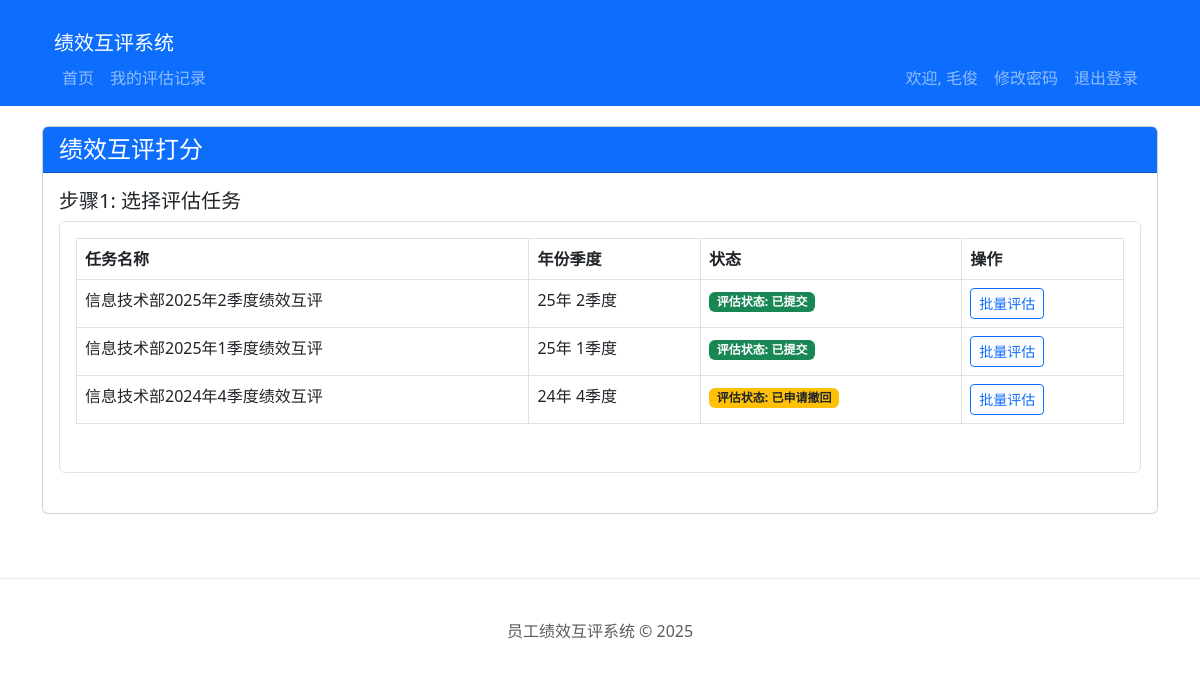
The app's page /evaluate (signed in), older data.
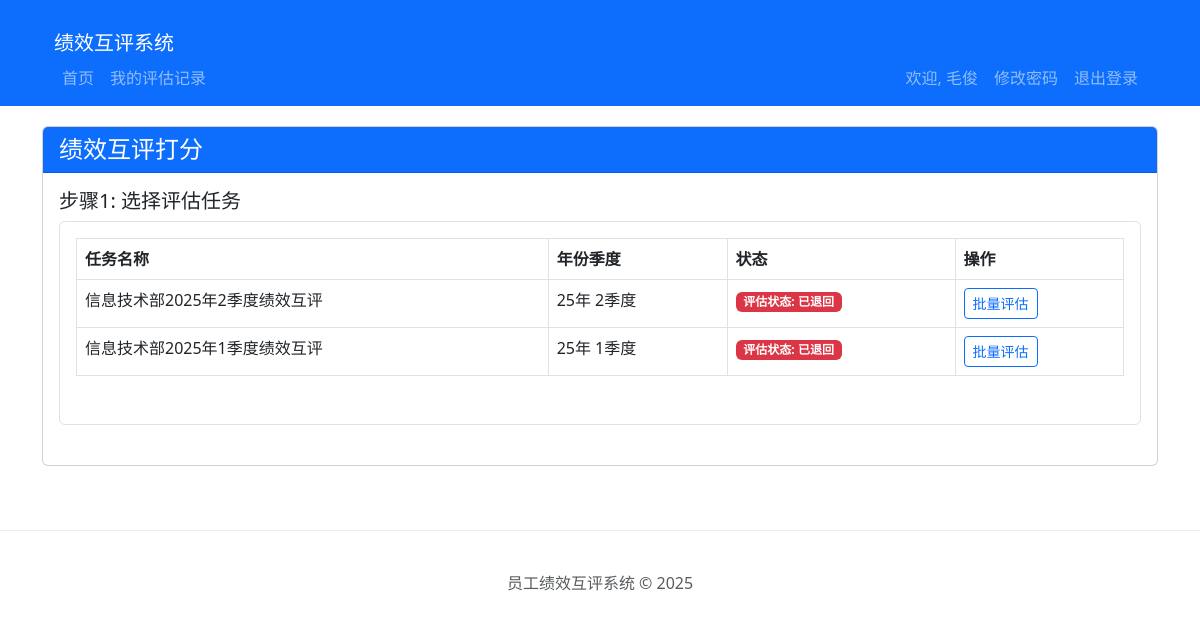
The same page, newer data.
### models.py (models this page shows, shortened)
class EvaluationTask(db.Model):
    __tablename__ = 'evaluation_task'
    id = db.Column(db.Integer, primary_key=True)
    year = db.Column(db.Integer, nullable=False)
    quarter = db.Column(db.Integer, nullable=False)  # 1-4
    name = db.Column(db.String(200), nullable=False)
    status = db.Column(db.String(20), default='published', nullable=False)
    created_at = db.Column(db.DateTime, default=datetime.utcnow)
    updated_at = db.Column(db.DateTime, default=datetime.utcnow, onupdate=datetime.utcnow)
    records = db.relationship('EvaluationRecord', back_populates='task', cascade='all, delete-orphan', lazy='dynamic')

### app.py (the view, shortened to what this page needs)
@app.route('/evaluate', methods=['GET', 'POST'])
@login_required
def evaluate_page():
    if current_user.employee_id == '10000':
        flash('管理员账号不能参与评估打分', 'danger')
        return redirect(url_for('index'))
    if current_user.is_frozen:
        flash('该账户已被冻结，无法参与评估', 'danger')
        return redirect(url_for('index'))
    from models import Employee, EvaluationTask, EvaluationRecord
    from forms import EvaluationForm
    from sqlalchemy.orm import joinedload
    form = EvaluationForm()
    current_evaluator = current_user  # 当前登录用户作为评估者
    evaluatees = []
    evaluator_id = current_user.id  # 使用当前登录用户ID
    tasks = EvaluationTask.query.filter_by(status='published').all()
    selected_task = None
    evaluations = EvaluationRecord.query.filter(
        EvaluationRecord.evaluator_id == evaluator_id,
        EvaluationRecord.status.in_(['submitted', 'returned', 'withdrawal_requested'])
    ).options(joinedload(EvaluationRecord.task)).all()
    task_evaluation_status = {}
    for evaluation in evaluations:
        if evaluation.task_id not in task_evaluation_status:
            task_evaluation_status[evaluation.task_id] = {
                'has_submitted': False,
                'has_returned': False,
                'has_withdrawal_requested': False
            }
        if evaluation.status == 'submitted':
            task_evaluation_status[evaluation.task_id]['has_submitted'] = True
        elif evaluation.status == 'returned':
            task_evaluation_status[evaluation.task_id]['has_returned'] = True
        elif evaluation.status == 'withdrawal_requested':
            task_evaluation_status[evaluation.task_id]['has_withdrawal_requested'] = True
    return render_template('evaluation/evaluate.html', form=form, current_evaluator=current_evaluator, evaluatees=evaluatees, tasks=tasks, selected_task=selected_task, task_evaluation_status=task_evaluation_status)

### app.py (called while the page is built)
@login_manager.user_loader
def load_user(user_id):
    return Employee.query.get(int(user_id))

### templates/evaluation/evaluate.html (shortened to what this page needs)
{% extends 'base.html' %}
{% block content %}
<div class="row">
    <div class="col-md-12">
        <div class="card mb-4">
            <div class="card-header bg-primary text-white">
                <h4 class="mb-0">绩效互评打分</h4>
            </div>
            <div class="card-body">
                <form method="POST" action="{{ url_for('evaluate_page') }}">
                    {% if tasks and current_evaluator %}
                    <div class="mb-4">
                        <h5>步骤1: 选择评估任务</h5>
                        <div class="card p-3 border">
                            <div class="row mb-3">
                                <div class="col-sm-12">
                                    <div class="table-responsive">
                                        <table class="table table-bordered table-hover">
                                            <thead class="thead-light">
                                                <tr>
                                                    <th>任务名称</th>
                                                    <th>年份季度</th>
                                                    <th>状态</th>
                                                    <th>操作</th>
                                                </tr>
                                            </thead>
                                            <tbody>
                                                {% if tasks %}
                                                    {% for task in tasks %}
                                                        <tr class="{% if selected_task and selected_task.id == task.id %}table-primary{% endif %}" data-task-id="{{ task.id }}">
                                                            <td>{{ task.name }}</td>
                                                            <td>{{ task.year }}年 {{ task.quarter }}季度</td>
                                                            <td>
    {% if task.id in task_evaluation_status %}
        {% if task_evaluation_status[task.id].has_withdrawal_requested %}
            <span class="badge bg-warning text-dark">评估状态: 已申请撤回</span>
        {% elif task_evaluation_status[task.id].has_returned %}
            <span class="badge bg-danger">评估状态: 已退回</span>
        {% elif task_evaluation_status[task.id].has_submitted %}
            <span class="badge bg-success">评估状态: 已提交</span>
        {% endif %}
    {% else %}
        <span class="badge bg-primary">评估状态: 未提交</span>
    {% endif %}
</td>
                                                            <td>
                                                                <button type="button" class="btn btn-outline-primary btn-sm" onclick="redirectToBatchEvaluation('{{ task.id }}')">批量评估</button>
                                                            </td>
                                                        </tr>
                                                    {% endfor %}
                                                {% else %}
                                                    <tr>
                                                        <td colspan="4" class="text-center"><div class="alert alert-info mb-0">暂无可用的评估任务</div></td>
                                                    </tr>
                                                {% endif %}
                                            </tbody>
                                        </table>
                                    </div>
                                </div>
                            </div>
                        </div>
                    </div>
                    {% endif %}
                </form>
            </div>
        </div>
    </div>
</div>
{% endblock %}

Row changes from the older to the newer data that the page shows:
removed EvaluationTask: name "信息技术部2024年4季度绩效互评", year "24", quarter "4", shows "评估状态: 已申请撤回"
computed for EvaluationTask "信息技术部2025年2季度绩效互评": text "评估状态: 已提交" → "评估状态: 已退回"
computed for EvaluationTask "信息技术部2025年1季度绩效互评": text "评估状态: 已提交" → "评估状态: 已退回"
